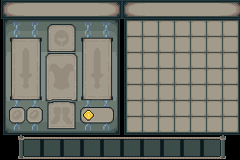

A 2D game scene composited from a Tiled map and its tileset images. What follows is a short description and the map's XML, with each tile layer's data collapsed to a summary:
An orthogonal 15x10 tile map with 16x16 px tiles, 1 tile layer (Inventory Layer) and 51 objects (49x Item, Boots, Gold).

<map version="1.5" tiledversion="1.7.0" orientation="orthogonal" renderorder="right-down" width="15" height="10" tilewidth="16" tileheight="16" infinite="0" nextlayerid="6" nextobjectid="88">
 <tileset firstgid="1" source="Inventory.tsx" />
 <layer id="1" name="Inventory Layer" width="15" height="10" offsetx="2.84217e-14" offsety="0.639075">
  <data>[150 cells, 150 non-empty, 150 distinct tile ids]</data>
 </layer>
 <objectgroup id="3" name="Items">
  <object id="1" name="Item" x="134.52" y="12.6454" width="16" height="16" />
  <object id="32" name="Item" x="151.02" y="12.6487" width="16" height="16" />
  <object id="33" name="Item" x="166.27" y="12.6487" width="16" height="16" />
  <object id="34" name="Item" x="182.77" y="12.6487" width="16" height="16" />
  <object id="39" name="Item" x="198.895" y="12.6487" width="16" height="16" />
  <object id="40" name="Item" x="214.145" y="12.6487" width="16" height="16" />
  <object id="41" name="Item" x="230.645" y="12.6487" width="16" height="16" />
  <object id="42" name="Item" x="134.583" y="28.4771" width="16" height="16" />
  <object id="43" name="Item" x="151.083" y="28.4803" width="16" height="16" />
  <object id="44" name="Item" x="166.333" y="28.4803" width="16" height="16" />
  <object id="45" name="Item" x="182.833" y="28.4803" width="16" height="16" />
  <object id="46" name="Item" x="198.958" y="28.4803" width="16" height="16" />
  <object id="47" name="Item" x="214.208" y="28.4803" width="16" height="16" />
  <object id="48" name="Item" x="230.708" y="28.4803" width="16" height="16" />
  <object id="49" name="Item" x="134.426" y="44.9362" width="16" height="16" />
  <object id="50" name="Item" x="150.926" y="44.9396" width="16" height="16" />
  <object id="51" name="Item" x="166.176" y="44.9396" width="16" height="16" />
  <object id="52" name="Item" x="182.676" y="44.9396" width="16" height="16" />
  <object id="53" name="Item" x="198.801" y="44.9396" width="16" height="16" />
  <object id="54" name="Item" x="214.051" y="44.9396" width="16" height="16" />
  <object id="55" name="Item" x="230.551" y="44.9396" width="16" height="16" />
  <object id="56" name="Item" x="134.489" y="60.7679" width="16" height="16" />
  <object id="57" name="Item" x="150.989" y="60.7712" width="16" height="16" />
  <object id="58" name="Item" x="166.239" y="60.7712" width="16" height="16" />
  <object id="59" name="Item" x="182.739" y="60.7712" width="16" height="16" />
  <object id="60" name="Item" x="198.864" y="60.7712" width="16" height="16" />
  <object id="61" name="Item" x="214.114" y="60.7712" width="16" height="16" />
  <object id="62" name="Item" x="230.614" y="60.7712" width="16" height="16" />
  <object id="63" name="Item" x="134.411" y="76.5816" width="16" height="16" />
  <object id="64" name="Item" x="150.911" y="76.5849" width="16" height="16" />
  <object id="65" name="Item" x="166.161" y="76.5849" width="16" height="16" />
  <object id="66" name="Item" x="182.661" y="76.5849" width="16" height="16" />
  <object id="67" name="Item" x="198.786" y="76.5849" width="16" height="16" />
  <object id="68" name="Item" x="214.036" y="76.5849" width="16" height="16" />
  <object id="69" name="Item" x="230.536" y="76.5849" width="16" height="16" />
  <object id="70" name="Item" x="134.254" y="93.0407" width="16" height="16" />
  <object id="71" name="Item" x="150.754" y="93.0437" width="16" height="16" />
  <object id="72" name="Item" x="166.004" y="93.0437" width="16" height="16" />
  <object id="73" name="Item" x="182.504" y="93.0437" width="16" height="16" />
  <object id="74" name="Item" x="198.629" y="93.0437" width="16" height="16" />
  <object id="75" name="Item" x="213.879" y="93.0437" width="16" height="16" />
  <object id="76" name="Item" x="230.379" y="93.0437" width="16" height="16" />
  <object id="77" name="Item" x="134.317" y="108.873" width="16" height="16" />
  <object id="78" name="Item" x="150.817" y="108.876" width="16" height="16" />
  <object id="79" name="Item" x="166.067" y="108.876" width="16" height="16" />
  <object id="80" name="Item" x="182.567" y="108.876" width="16" height="16" />
  <object id="81" name="Item" x="198.692" y="108.876" width="16" height="16" />
  <object id="82" name="Item" x="213.942" y="108.876" width="16" height="16" />
  <object id="83" name="Item" x="230.442" y="108.876" width="16" height="16" />
 </objectgroup>
 <objectgroup id="5" name="Wearable">
  <object id="87" name="Boots" x="70.9273" y="106.767" />
 </objectgroup>
 <objectgroup id="4" name="Character">
  <object id="85" name="Gold" x="101.293" y="110.006" width="5.19236" height="6.9787" />
 </objectgroup>
</map>